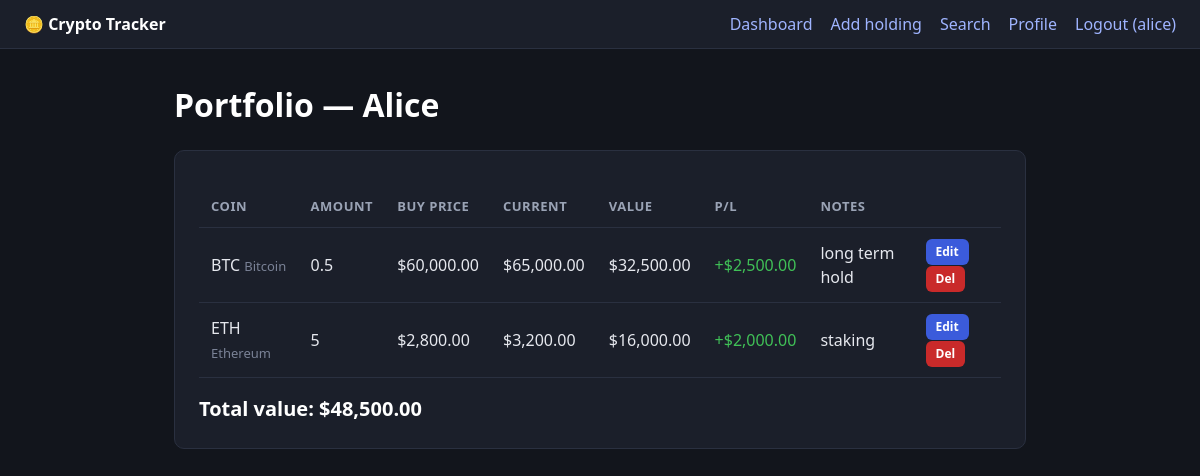
The app's page /dashboard.php (signed in) with its own data.
### tables this page shows
CREATE TABLE users (
    id            INT AUTO_INCREMENT PRIMARY KEY,
    username      VARCHAR(50) UNIQUE NOT NULL,
    password      VARCHAR(255) NOT NULL,        
    display_name  VARCHAR(100) DEFAULT '',      
    created_at    TIMESTAMP DEFAULT CURRENT_TIMESTAMP
);

CREATE TABLE holdings (
    id        INT AUTO_INCREMENT PRIMARY KEY,
    user_id   INT NOT NULL,
    coin_id   INT NOT NULL,
    amount    DECIMAL(18,8) NOT NULL,
    buy_price DECIMAL(18,2) NOT NULL,
    notes     TEXT DEFAULT '',        
    FOREIGN KEY (user_id) REFERENCES users(id),
    FOREIGN KEY (coin_id) REFERENCES coins(id)
);

CREATE TABLE coins (
    id      INT AUTO_INCREMENT PRIMARY KEY,
    symbol  VARCHAR(10) NOT NULL,    
    name    VARCHAR(50) NOT NULL,
    price   DECIMAL(18,2) NOT NULL   
);

### dashboard.php (the view, shortened to what this page needs)
<?php
require 'config.php';
$uid = $_GET['user_id'] ?? $_SESSION['user_id'];
$ures = mysqli_query($conn, "SELECT * FROM users WHERE id = $uid");
$viewed = $ures ? mysqli_fetch_assoc($ures) : null;
$q = "SELECT h.*, c.symbol, c.name AS coin_name, c.price AS current_price
      FROM holdings h
      JOIN coins c ON c.id = h.coin_id
      WHERE h.user_id = $uid
      ORDER BY h.id";
$res = mysqli_query($conn, $q);
$total = 0.0;
$rows  = [];
if ($res) {
    while ($r = mysqli_fetch_assoc($res)) {
        $r['value'] = $r['amount'] * $r['current_price'];
        $r['pl']    = ($r['current_price'] - $r['buy_price']) * $r['amount'];
        $total += $r['value'];
        $rows[] = $r;
    }
}
?>
<!doctype html>
<html>
<head>
  <link rel="stylesheet" href="style.css">
</head>
<body>
  <div class="nav">
    <span class="brand">🪙 Crypto Tracker</span>
    <a href="dashboard.php">Dashboard</a>
    <a href="add_holding.php">Add holding</a>
    <a href="search.php">Search</a>
    <a href="profile.php">Profile</a>
    <a href="logout.php">Logout (<?php echo $_SESSION['username']; ?>)</a>
  </div>
  <div class="wrap">
    <h1>Portfolio — <?php echo $viewed ? $viewed['display_name'] : 'Unknown'; ?></h1>
    <div class="card">
      <?php if (!$rows): ?>
        <p class="muted">No holdings yet. <a class="link" href="add_holding.php">Add one</a>.</p>
      <?php else: ?>
      <table>
        <tr>
          <th>Coin</th><th>Amount</th><th>Buy price</th><th>Current</th>
          <th>Value</th><th>P/L</th><th>Notes</th><th></th>
        </tr>
        <?php foreach ($rows as $r): ?>
        <tr>
          <td><?php echo $r['symbol']; ?> <span class="muted"><?php echo $r['coin_name']; ?></span></td>
          <td><?php echo rtrim(rtrim($r['amount'], '0'), '.'); ?></td>
          <td>$<?php echo number_format($r['buy_price'], 2); ?></td>
          <td>$<?php echo number_format($r['current_price'], 2); ?></td>
          <td>$<?php echo number_format($r['value'], 2); ?></td>
          <td class="<?php echo $r['pl'] >= 0 ? 'profit' : 'loss'; ?>">
            <?php echo ($r['pl'] >= 0 ? '+' : '') . '$' . number_format($r['pl'], 2); ?>
          </td>
          <td><?php echo $r['notes']; ?></td>
          <td>
            <a class="btn btn-sm" href="edit_holding.php?id=<?php echo $r['id']; ?>">Edit</a>
            <a class="btn btn-sm btn-danger" href="delete_holding.php?id=<?php echo $r['id']; ?>">Del</a>
          </td>
        </tr>
        <?php endforeach; ?>
      </table>
      <div class="total">Total value: $<?php echo number_format($total, 2); ?></div>
      <?php endif; ?>
    </div>
  </div>
</body>
</html>

### style.css (style rules this page uses)
* { box-sizing: border-box; }
body { margin: 0; font-family: system-ui, -apple-system, Segoe UI, Roboto, sans-serif; background: #12151c; color: #e6e8ee; line-height: 1.5; }
.nav { background: #1b1f2a; border-bottom: 1px solid #2a3040; padding: 12px 24px; display: flex; gap: 18px; align-items: center; }
.nav a { color: #9fb4ff; text-decoration: none; font-weight: 500; }
.nav .brand { font-weight: 700; color: #fff; margin-right: auto; }
.wrap { max-width: 900px; margin: 32px auto; padding: 0 24px; }
h1, h2 { color: #fff; font-weight: 600; }
.card { background: #1b1f2a; border: 1px solid #2a3040; border-radius: 10px; padding: 24px; margin-bottom: 24px; }
button, .btn { display: inline-block; margin-top: 16px; padding: 9px 18px; background: #3b5bdb; color: #fff; border: none; border-radius: 6px; font-size: 14px; font-weight: 600; cursor: pointer; text-decoration: none; }
.btn-danger { background: #c92a2a; }
.btn-sm { padding: 4px 10px; font-size: 12px; margin-top: 0; }
table { width: 100%; border-collapse: collapse; margin-top: 12px; }
th, td { padding: 10px 12px; text-align: left; border-bottom: 1px solid #2a3040; }
th { color: #9aa3b5; font-size: 13px; text-transform: uppercase; letter-spacing: .04em; }
.total { font-size: 20px; font-weight: 700; color: #fff; margin-top: 16px; }
.profit { color: #40c057; }
.muted { color: #7a8296; font-size: 13px; }

### records on screen
users: display_name "Alice"
holdings: coin.symbol "BTC", coin.name "Bitcoin", amount "0.5", buy_price "60,000.00", coin.price "65,000.00", value "32,500.00", pl "2,500.00", notes "long term hold"
holdings: coin.symbol "ETH", coin.name "Ethereum", amount "5", buy_price "2,800.00", coin.price "3,200.00", value "16,000.00", pl "2,000.00", notes "staking"

### other values on screen
$_SESSION['username'] "alice"
$total "48,500.00"
